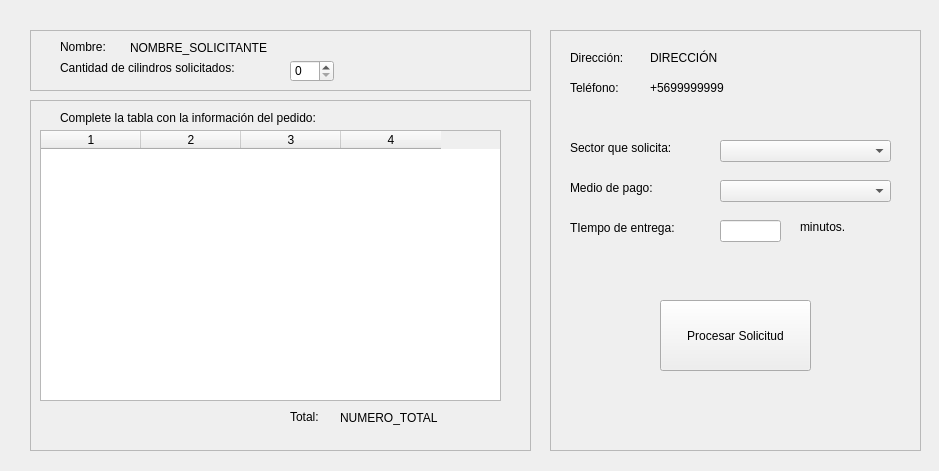
<?xml version="1.0" encoding="UTF-8"?>
<ui version="4.0">
 <class>Solicitante</class>
 <widget class="QMainWindow" name="Solicitante">
  <property name="geometry">
   <rect>
    <x>0</x>
    <y>0</y>
    <width>939</width>
    <height>471</height>
   </rect>
  </property>
  <property name="windowTitle">
   <string>MainWindow</string>
  </property>
  <widget class="QWidget" name="centralwidget">
   <widget class="QFrame" name="NumeroyCIlindrosFrame">
    <property name="geometry">
     <rect>
      <x>30</x>
      <y>30</y>
      <width>501</width>
      <height>61</height>
     </rect>
    </property>
    <property name="frameShape">
     <enum>QFrame::StyledPanel</enum>
    </property>
    <property name="frameShadow">
     <enum>QFrame::Raised</enum>
    </property>
    <widget class="QLabel" name="NombreLabel">
     <property name="geometry">
      <rect>
       <x>30</x>
       <y>10</y>
       <width>58</width>
       <height>14</height>
      </rect>
     </property>
     <property name="text">
      <string>Nombre:</string>
     </property>
    </widget>
    <widget class="QLabel" name="CantCilindrosLabel">
     <property name="geometry">
      <rect>
       <x>30</x>
       <y>30</y>
       <width>221</width>
       <height>16</height>
      </rect>
     </property>
     <property name="text">
      <string>Cantidad de cilindros solicitados:</string>
     </property>
    </widget>
    <widget class="QLabel" name="NombreSolicitante">
     <property name="geometry">
      <rect>
       <x>100</x>
       <y>10</y>
       <width>271</width>
       <height>16</height>
      </rect>
     </property>
     <property name="text">
      <string>NOMBRE_SOLICITANTE</string>
     </property>
    </widget>
    <widget class="QSpinBox" name="CantCIlindrosBox">
     <property name="geometry">
      <rect>
       <x>260</x>
       <y>30</y>
       <width>44</width>
       <height>22</height>
      </rect>
     </property>
    </widget>
   </widget>
   <widget class="QFrame" name="DatosSolicitante">
    <property name="geometry">
     <rect>
      <x>550</x>
      <y>30</y>
      <width>371</width>
      <height>421</height>
     </rect>
    </property>
    <property name="frameShape">
     <enum>QFrame::StyledPanel</enum>
    </property>
    <property name="frameShadow">
     <enum>QFrame::Raised</enum>
    </property>
    <widget class="QLabel" name="DireccionLabel">
     <property name="geometry">
      <rect>
       <x>20</x>
       <y>20</y>
       <width>81</width>
       <height>16</height>
      </rect>
     </property>
     <property name="text">
      <string>Dirección:</string>
     </property>
    </widget>
    <widget class="QLabel" name="TelefonoLabel">
     <property name="geometry">
      <rect>
       <x>20</x>
       <y>50</y>
       <width>81</width>
       <height>16</height>
      </rect>
     </property>
     <property name="text">
      <string>Teléfono:</string>
     </property>
    </widget>
    <widget class="QLabel" name="NumeroTelefono">
     <property name="geometry">
      <rect>
       <x>100</x>
       <y>50</y>
       <width>101</width>
       <height>16</height>
      </rect>
     </property>
     <property name="text">
      <string>+5699999999</string>
     </property>
    </widget>
    <widget class="QLabel" name="Direccion">
     <property name="geometry">
      <rect>
       <x>100</x>
       <y>20</y>
       <width>261</width>
       <height>16</height>
      </rect>
     </property>
     <property name="text">
      <string>DIRECCIÓN</string>
     </property>
    </widget>
    <widget class="QLabel" name="SectorLabel">
     <property name="geometry">
      <rect>
       <x>20</x>
       <y>110</y>
       <width>131</width>
       <height>16</height>
      </rect>
     </property>
     <property name="text">
      <string>Sector que solicita:</string>
     </property>
    </widget>
    <widget class="QLabel" name="MediodePagoLabel">
     <property name="geometry">
      <rect>
       <x>20</x>
       <y>150</y>
       <width>141</width>
       <height>16</height>
      </rect>
     </property>
     <property name="text">
      <string>Medio de pago:</string>
     </property>
    </widget>
    <widget class="QLabel" name="TiempoEntregaLabel">
     <property name="geometry">
      <rect>
       <x>20</x>
       <y>190</y>
       <width>151</width>
       <height>16</height>
      </rect>
     </property>
     <property name="text">
      <string>TIempo de entrega:</string>
     </property>
    </widget>
    <widget class="QComboBox" name="SectorBox">
     <property name="geometry">
      <rect>
       <x>170</x>
       <y>110</y>
       <width>171</width>
       <height>22</height>
      </rect>
     </property>
    </widget>
    <widget class="QComboBox" name="MediodePagoBox">
     <property name="geometry">
      <rect>
       <x>170</x>
       <y>150</y>
       <width>171</width>
       <height>22</height>
      </rect>
     </property>
    </widget>
    <widget class="QLineEdit" name="TIempoEntregaBox">
     <property name="geometry">
      <rect>
       <x>170</x>
       <y>190</y>
       <width>61</width>
       <height>22</height>
      </rect>
     </property>
    </widget>
    <widget class="QLabel" name="MinutosLabel">
     <property name="geometry">
      <rect>
       <x>250</x>
       <y>190</y>
       <width>58</width>
       <height>14</height>
      </rect>
     </property>
     <property name="text">
      <string>minutos.</string>
     </property>
    </widget>
    <widget class="QPushButton" name="IngresarSolicitudButton">
     <property name="geometry">
      <rect>
       <x>110</x>
       <y>270</y>
       <width>151</width>
       <height>71</height>
      </rect>
     </property>
     <property name="text">
      <string>Procesar Solicitud</string>
     </property>
    </widget>
   </widget>
   <widget class="QFrame" name="TableFrame">
    <property name="geometry">
     <rect>
      <x>30</x>
      <y>100</y>
      <width>501</width>
      <height>351</height>
     </rect>
    </property>
    <property name="frameShape">
     <enum>QFrame::StyledPanel</enum>
    </property>
    <property name="frameShadow">
     <enum>QFrame::Raised</enum>
    </property>
    <widget class="QLabel" name="TablaLabel">
     <property name="geometry">
      <rect>
       <x>30</x>
       <y>10</y>
       <width>441</width>
       <height>16</height>
      </rect>
     </property>
     <property name="text">
      <string>Complete la tabla con la información del pedido:</string>
     </property>
    </widget>
    <widget class="QTableWidget" name="TablaPedidos">
     <property name="geometry">
      <rect>
       <x>10</x>
       <y>30</y>
       <width>461</width>
       <height>271</height>
      </rect>
     </property>
     <property name="columnCount">
      <number>4</number>
     </property>
     <column/>
     <column/>
     <column/>
     <column/>
    </widget>
    <widget class="QLabel" name="TotalLabel">
     <property name="geometry">
      <rect>
       <x>260</x>
       <y>310</y>
       <width>58</width>
       <height>14</height>
      </rect>
     </property>
     <property name="text">
      <string>Total:</string>
     </property>
    </widget>
    <widget class="QLabel" name="Total">
     <property name="geometry">
      <rect>
       <x>310</x>
       <y>310</y>
       <width>141</width>
       <height>16</height>
      </rect>
     </property>
     <property name="text">
      <string>NUMERO_TOTAL</string>
     </property>
    </widget>
   </widget>
  </widget>
 </widget>
 <resources/>
 <connections/>
</ui>
